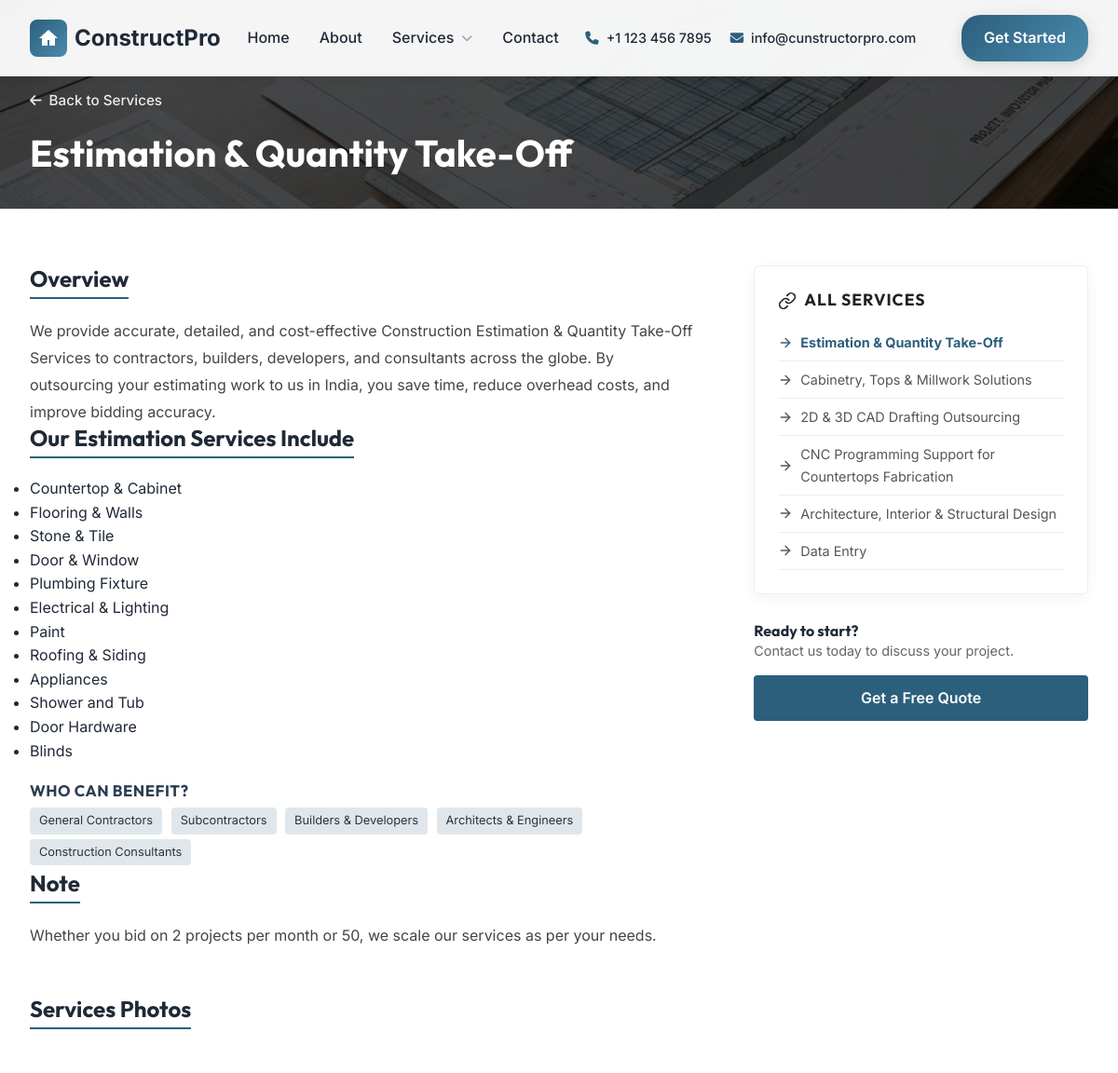
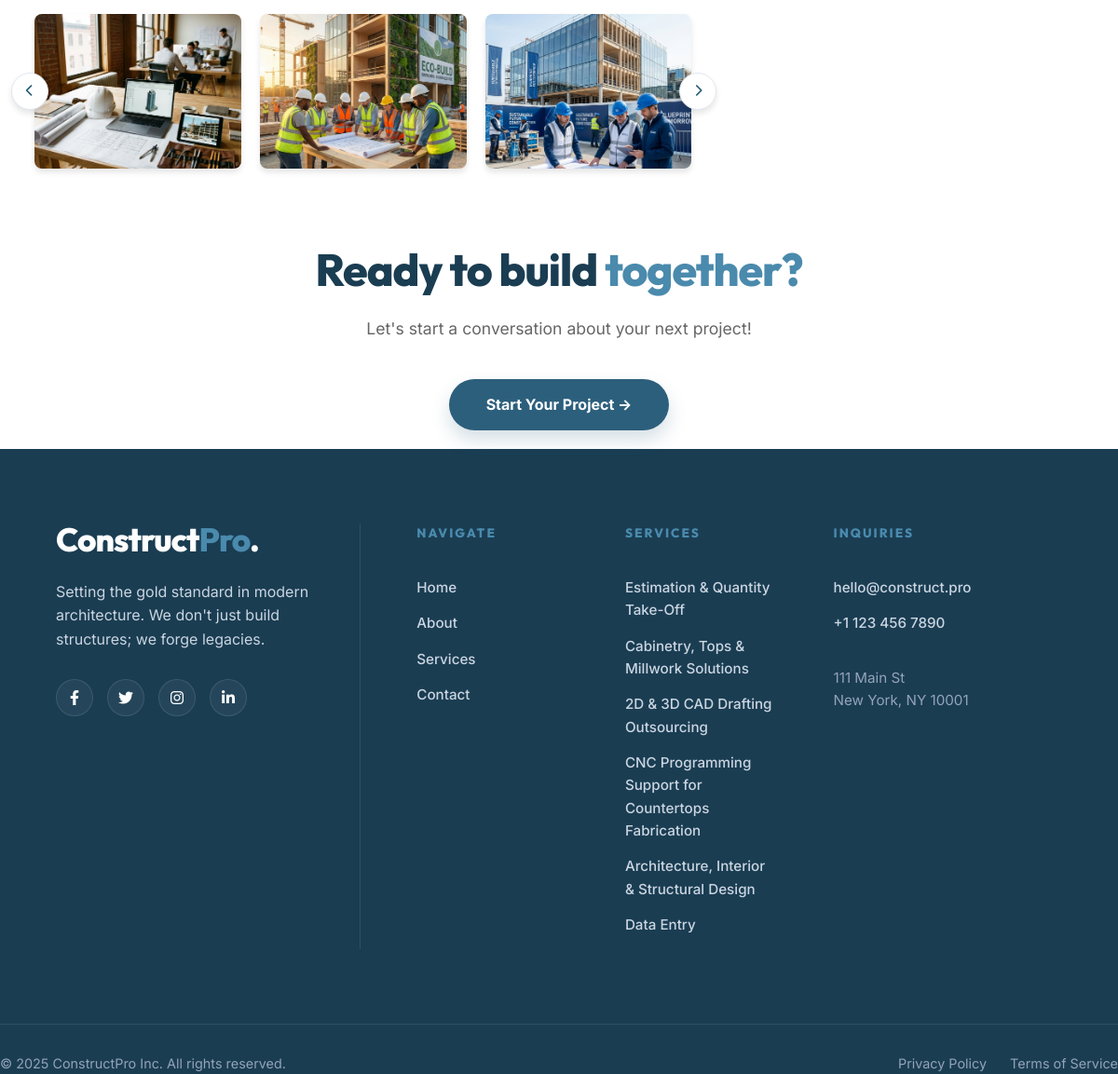
The app's page /service/estimation-quantity-take-off-services/, older data (2 pictures, top to bottom).
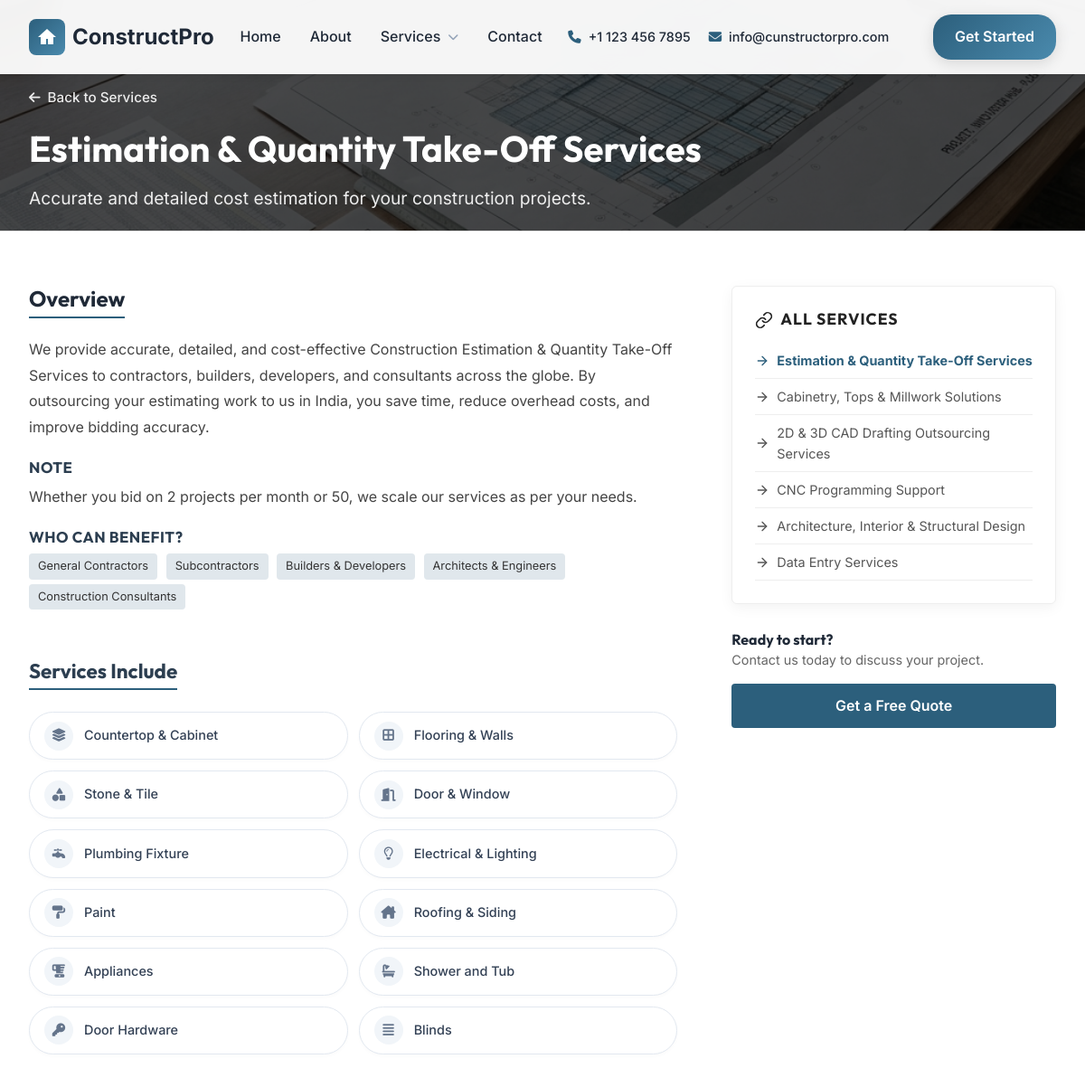
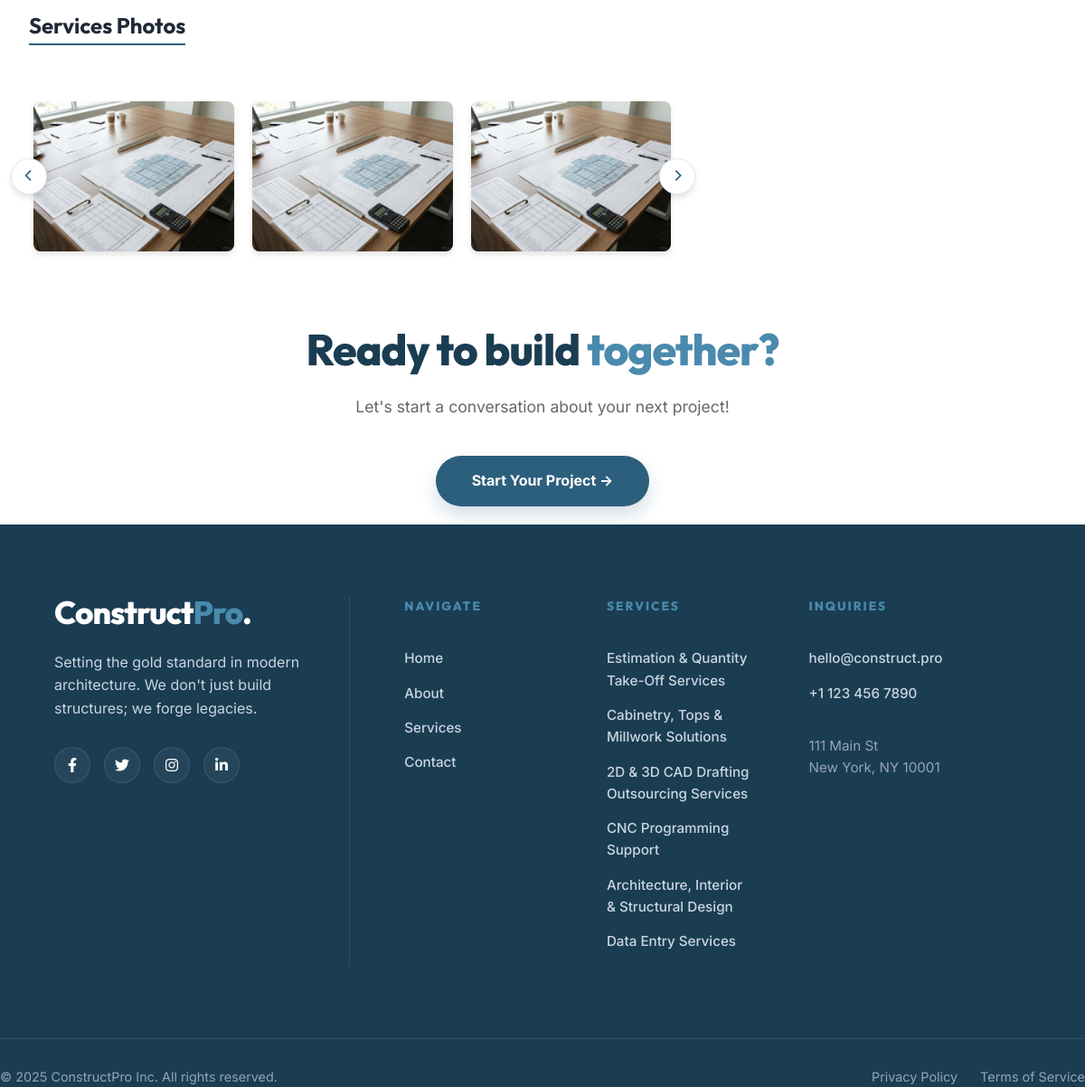
The same page, newer data (2 pictures, top to bottom).
### main/models.py (models this page shows, shortened)
class Service(models.Model):
    title = models.CharField(max_length=200)
    subtitle = models.CharField(max_length=300, blank=True)
    slug = models.SlugField(unique=True, blank=True)
    icon = models.CharField(max_length=50, help_text="Icon class name (e.g., 'calculator')")
    image = models.CharField(max_length=200, blank=True, help_text="Path to service image (e.g., 'services/estimation.png')")
    overview = models.TextField(blank=True)
    order = models.IntegerField(default=0)
    class Meta:
        ordering = ['order']

class ServiceSection(models.Model):
    SECTION_TYPES = (
        ('text', 'Text Block'),
        ('list', 'List (Bullet Points)'),
        ('process', 'Process Steps'),
        ('benefits', 'Benefits (Checkmarks)'),
        ('tags', 'Tags (Who Can Benefit)'),
    )
    service = models.ForeignKey(Service, on_delete=models.CASCADE, related_name='sections')
    heading = models.CharField(max_length=200, blank=True)
    section_type = models.CharField(max_length=20, choices=SECTION_TYPES, default='text')
    content = models.TextField(blank=True, help_text="Main text content")
    items = models.TextField(blank=True, help_text="List items separated by newlines")
    is_subsection = models.BooleanField(default=False, help_text="If True, this section will be rendered as a sub-section of the previous block (e.g., inside Overview)")
    order = models.IntegerField(default=0)
    class Meta:
        ordering = ['order']
    def get_items_list(self):
        if not self.items:
            return []
        return [item.strip() for item in self.items.split('\n') if item.strip()]

class ServiceImage(models.Model):
    service = models.ForeignKey(Service, on_delete=models.CASCADE, related_name='images')
    image = models.CharField(max_length=200, help_text="Path to image (e.g., 'services/gallery/1.jpg')")
    caption = models.CharField(max_length=200, blank=True)
    order = models.IntegerField(default=0)
    class Meta:
        ordering = ['order']

class ServiceFeature(models.Model):
    service = models.ForeignKey(Service, on_delete=models.CASCADE, related_name='features')
    title = models.CharField(max_length=100)
    icon = models.CharField(max_length=50, help_text="FontAwesome class (e.g., 'fa-solid fa-check')")
    order = models.IntegerField(default=0)
    class Meta:
        ordering = ['order']

### main/views.py (the view)
# urls.py: path('service/<slug:slug>/', views.service_detail, name='service_detail'),
def service_detail(request, slug):
    service = get_object_or_404(Service, slug=slug)
    services = Service.objects.all()
    context = {
        'service': service,
        'services': services
    }
    return render(request, 'service_detail.html', context)

### main/context_processors.py (called while the page is built)
def footer_services(request):
    services = Service.objects.all().order_by('order')
    return {'footer_services': services, 'global_services': services}

### templates/service_detail.html (shortened to what this page needs)
{% extends 'base.html' %}
{% load static %}
{% block extra_css %}
<link rel="stylesheet" href="{% static 'css/service-detail-variants.css' %}">
{% endblock %}
{% block content %}
<section class="layout-wrapper layout-sidebar">
    <div class="ls-hero"
        style="{% if service.image %}background-image: linear-gradient(rgba(0,0,0,0.7), rgba(0,0,0,0.7)), url('{% static 'images/' %}{{ service.image }}'); background-size: cover; background-position: center; color: white;{% endif %}">
        <div class="container">
            <a href="{% url 'home' %}#services" class="back-to-services-link">
                <i class="fa-solid fa-arrow-left"></i>
                Back to Services
            </a>
            <h1 style="{% if service.image %}color: white;{% endif %}">{{ service.title }}</h1>
            <p class="ls-lead" style="{% if service.image %}color: #eee;{% endif %}">{{ service.subtitle }}</p>
        </div>
    </div>
    <div class="container ls-container">
        <div class="ls-main">
            <div class="ls-block">
                <h2>Overview</h2>
                <p>{{ service.overview }}</p>
                {% for section in service.sections.all %}
                {% if section.section_type == 'text' %}
                {% if section.heading %}
                {% if section.is_subsection %}
                <h4 class="subsection-title">{{ section.heading }}</h4>
                {% else %}
                <h2>{{ section.heading }}</h2>
                {% endif %}
                {% endif %}
                <p>{{ section.content }}</p>
                {% elif section.section_type == 'tags' %}
                {% if section.heading %}<h4 class="subsection-title">{{ section.heading }}</h4>{% endif %}
                <div class="ls-tags">
                    {% for item in section.get_items_list %}
                    <span class="ls-tag">{{ item }}</span>
                    {% endfor %}
                </div>
                {% elif section.section_type == 'list' %}
                {% if section.heading %}
                {% if section.is_subsection %}
                <h4 class="subsection-title">{{ section.heading }}</h4>
                {% else %}
                <h2>{{ section.heading }}</h2>
                {% endif %}
                {% endif %}
                <ul>
                    {% for item in section.get_items_list %}
                    <li>{{ item }}</li>
                    {% endfor %}
                </ul>
                {% endif %}
                {% endfor %}
            </div>
            {% if service.features.count > 0 %}
            <div class="ls-block service-glass-highlight-section">
                <h2>Services Include</h2>
                <div class="glass-grid">
                    {% for feature in service.features.all %}
                    <div class="glass-card" style="animation-delay: {{ forloop.counter|add:1|default:1 }}00ms">
                        <div class="glass-icon-wrapper">
                            <i class="{{ feature.icon }} glass-icon-main"></i>
                            <div class="glass-icon-bg"></div>
                        </div>
                        <span class="glass-text">{{ feature.title }}</span>
                    </div>
                    {% endfor %}
                </div>
            </div>
            {% endif %}
            {% if service.images.count > 0 %}
            <div class="ls-block gallery-section">
                <h2>Services Photos</h2>
                <div class="carousel-container">
                    <button class="carousel-nav prev" onclick="scrollGallery(-1)">
                        <i class="fa-solid fa-chevron-left"></i>
                    </button>
                    <div class="carousel-track-wrapper">
                        <div class="carousel-track" id="galleryTrack">
                            {% for img in service.images.all %}
                            <div class="gallery-item-slide" onclick="openLightbox('{{ forloop.counter0 }}')">
                                <img src="{% static 'images/' %}{{ img.image }}"
                                    alt="{{ img.caption|default:service.title }}">
                            </div>
                            {% endfor %}
                        </div>
                    </div>
                    <button class="carousel-nav next" onclick="scrollGallery(1)">
                        <i class="fa-solid fa-chevron-right"></i>
                    </button>
                </div>
            </div>
            {% endif %}
        </div>
        <aside class="ls-sidebar">
            <div class="ls-widget ls-widget-primary">
                <h3>
                    All Services
                </h3>
                <ul>
                    {% for s in services %}
                    <li>
                        <a href="{% url 'service_detail' s.slug %}"
                            style="text-decoration: none; color: {% if s.id == service.id %}#2c5f7c{% else %}inherit{% endif %}; font-weight: {% if s.id == service.id %}bold{% else %}normal{% endif %}; display: flex; align-items: center;">
                            <svg width="16" height="16" viewBox="0 0 24 24" fill="none" stroke="currentColor"
                                stroke-width="2" stroke-linecap="round" stroke-linejoin="round"
                                style="margin-right: 8px; flex-shrink: 0;">
                                <line x1="5" y1="12" x2="19" y2="12"></line>
                                <polyline points="12 5 19 12 12 19"></polyline>
                            </svg>
                            {{ s.title }}
                        </a>
                    </li>
                    {% endfor %}
                </ul>
            </div>
            <div class="ls-cta-box">
                <h4>Ready to start?</h4>
                <p style="font-size: 0.9rem; margin-bottom: 15px; color: #666;">Contact us today to discuss your
                    project.</p>
                <a href="{% url 'contact' %}" class="btn-sidebar">Get a Free Quote</a>
            </div>
        </aside>
    </div>
</section>
{% endblock %}

### templates/base.html (shortened to what this page needs)
<!DOCTYPE html>
<html lang="en">
<head>
    <link rel="stylesheet" href="https://cdnjs.cloudflare.com/ajax/libs/font-awesome/6.4.0/css/all.min.css">
    {% load static %}
    <link rel="stylesheet" href="{% static 'css/style.css' %}?v=29">
    <link rel="stylesheet" href="{% static 'css/hero-options.css' %}">
    <link rel="stylesheet" href="{% static 'css/process-section.css' %}">
    <link rel="stylesheet" href="{% static 'css/testimonials-options.css' %}">
    <link rel="stylesheet" href="{% static 'css/new-sections.css' %}">
    <link rel="stylesheet" href="{% static 'css/vision-section.css' %}">
    <link rel="stylesheet" href="{% static 'css/design-variants.css' %}">
    {% block extra_css %}{% endblock %}
</head>
<body>
    <nav class="navbar">
        <div class="container">
            <a href="{% url 'home' %}" class="logo">
                <div class="logo-icon">
                    <svg width="24" height="24" viewBox="0 0 24 24" fill="white">
                        <path d="M12 3L2 12h3v8h6v-6h2v6h6v-8h3L12 3z" />
                    </svg>
                </div>
                <span>ConstructPro</span>
            </a>
            <ul class="nav-links">
                <li><a href="{% url 'home' %}">Home</a></li>
                <li><a href="{% url 'about' %}">About</a></li>
                <li class="nav-dropdown">
                    <a href="#services" class="dropdown-toggle">
                        Services
                        <i class="fa-solid fa-chevron-down dropdown-arrow"></i>
                    </a>
                </li>
                <li><a href="{% url 'contact' %}">Contact</a></li>
            </ul>
            <div class="nav-contact-info">
                <a href="tel:+1123456789"><i class="fa-solid fa-phone"></i> +1 123 456 7895</a>
                <a href="mailto:info@cunstructorpro.com"><i class="fa-solid fa-envelope"></i>
                    info@cunstructorpro.com</a>
            </div>
            <a href="{% url 'contact' %}" class="btn-primary">Get Started</a>
        </div>
    </nav>
    <main>
        {% block content %}{% endblock %}
    </main>
    <footer class="main-footer">
        <footer class="footer-executive">
            <div class="footer-cta-clean">
                <h2>Ready to build <span class="text-highlight">together?</span></h2>
                <p>Let's start a conversation about your next project!</p>
                <a href="{% url 'contact' %}" class="btn-cta-pill">Start Your Project &rarr;</a>
            </div>
            <div class="footer-grid-executive">
                <div class="footer-brand-area">
                    <a href="{% url 'home' %}" class="footer-logo-executive">
                        Construct<span>Pro</span>.
                    </a>
                    <p class="footer-desc">
                        Setting the gold standard in modern architecture. We don't just build structures; we forge
                        legacies.
                    </p>
                    <div class="footer-socials">
                        <a href="#" class="social-link"><i class="fab fa-facebook-f"></i></a>
                        <a href="#" class="social-link"><i class="fab fa-twitter"></i></a>
                        <a href="#" class="social-link"><i class="fab fa-instagram"></i></a>
                        <a href="#" class="social-link"><i class="fab fa-linkedin-in"></i></a>
                    </div>
                </div>
                <div class="footer-col-executive">
                    <div class="footer-header">Navigate</div>
                    <a href="{% url 'home' %}" class="footer-link">Home</a>
                    <a href="{% url 'about' %}" class="footer-link">About</a>
                    <a href="{% url 'home' %}#services" class="footer-link">Services</a>
                    <a href="{% url 'contact' %}" class="footer-link">Contact</a>
                </div>
                <div class="footer-col-executive">
                    <div class="footer-header">Services</div>
                    {% for service in footer_services %}
                    <a href="{% url 'service_detail' service.slug %}" class="footer-link">{{ service.title }}</a>
                    {% endfor %}
                </div>
                <div class="footer-col-executive">
                    <div class="footer-header">Inquiries</div>
                    <a href="mailto:hello@construct.pro" class="footer-link">hello@construct.pro</a>
                    <a href="tel:+11234567890add " class="footer-link">+1 123 456 7890</a>
                    <div class="footer-address">
                        111 Main St<br> New York, NY 10001
                    </div>
                </div>
            </div>
            <div class="footer-bottom-executive">
                <div class="copyright">&copy; 2025 ConstructPro Inc. All rights reserved.</div>
                <div class="legal-links">
                    <a href="#">Privacy Policy</a>
                    <a href="#">Terms of Service</a>
                </div>
            </div>
        </footer>
</body>
</html>

### static/css/service-detail-variants.css (style rules this page uses)
.layout-wrapper { padding: 80px 0; border-bottom: 2px solid #ddd; position: relative; background: #fff; overflow: hidden; }
.layout-sidebar .ls-hero { background: #f4f6f8; padding: 80px 0 60px; border-bottom: 1px solid #e1e1e1; }
.layout-sidebar h1 { font-family: 'Outfit', sans-serif; font-size: 2.5rem; margin-bottom: 1rem; color: #111; }
.layout-sidebar .ls-lead { font-size: 1.2rem; color: #555; max-width: 800px; }
.ls-container { display: grid; grid-template-columns: 2fr 1fr; gap: 60px; padding-top: 60px; }
.ls-block { margin-bottom: 50px; }
.ls-block h2 { font-size: 1.5rem; margin-bottom: 20px; border-bottom: 2px solid #2c5f7c; display: inline-block; padding-bottom: 5px; }
.ls-block p { line-height: 1.8; color: #444; }
.ls-sidebar { position: sticky; top: 100px; }
.ls-widget { background: #f9f9f9; padding: 25px; margin-bottom: 30px; border-radius: 6px; }
.ls-widget-primary { background: #fff; border: 1px solid #eee; box-shadow: 0 4px 15px rgba(0, 0, 0, 0.05); }
.ls-widget h3 { font-size: 1.1rem; margin-bottom: 15px; text-transform: uppercase; letter-spacing: 1px; color: #222; }
.ls-widget ul { list-style: none; padding: 0; }
.ls-widget li { padding: 8px 0; border-bottom: 1px solid #eee; font-size: 0.9rem; color: #555; }
.ls-tag { display: inline-block; background: #e0e7ec; padding: 4px 10px; border-radius: 4px; font-size: 0.8rem; margin: 0 5px 5px 0; color: #333; }
.btn-sidebar { display: block; text-align: center; background: #2c5f7c; color: white; padding: 12px; text-decoration: none; border-radius: 4px; font-weight: 600; margin-top: 10px; }

Row changes from the older to the newer data that the page shows:
removed Service: image (picture), title "Estimation & Quantity Take-Off", overview "We provide accurate, detailed, and cost-effective Construction Estimation & Quantity Take-Off Services to contractors, builders, developers, and consultants across the globe. By outsourcing your estimating work to us in India, you save time, reduce overhead costs, and improve bidding accuracy."
removed ServiceSection: heading "Our Estimation Services Include", get_items_list "Countertop & Cabinet" "Flooring & Walls" "Stone & Tile" "Door & Window" "Plumbing Fixture" "Electrical & Lighting" "Paint" "Roofing & Siding" "Appliances" "Shower and Tub" "Door Hardware" "Blinds"
removed ServiceSection: heading "Note", content "Whether you bid on 2 projects per month or 50, we scale our services as per your needs."
removed ServiceImage: image (picture)
removed ServiceImage: image (picture)
removed ServiceImage: image (picture)
removed Service: title "2D & 3D CAD Drafting Outsourcing"
removed Service: title "CNC Programming Support for Countertops Fabrication"
removed Service: title "Data Entry"
added Service: image (picture), title "Estimation & Quantity Take-Off Services", subtitle "Accurate and detailed cost estimation for your construction projects.", overview "We provide accurate, detailed, and cost-effective Construction Estimation & Quantity Take-Off Services to contractors, builders, developers, and consultants across the globe. By outsourcing your estimating work to us in India, you save time, reduce overhead costs, and improve bidding accuracy."
added ServiceSection: heading "NOTE", content "Whether you bid on 2 projects per month or 50, we scale our services as per your needs."
added ServiceFeature: title "Countertop & Cabinet"
added ServiceFeature: title "Flooring & Walls"
added ServiceFeature: title "Stone & Tile"
added ServiceFeature: title "Door & Window"
added ServiceFeature: title "Plumbing Fixture"
added ServiceFeature: title "Electrical & Lighting"
added ServiceFeature: title "Paint"
added ServiceFeature: title "Roofing & Siding"
added ServiceFeature: title "Appliances"
added ServiceFeature: title "Shower and Tub"
added ServiceFeature: title "Door Hardware"
added ServiceFeature: title "Blinds"
added ServiceImage: image (picture)
added ServiceImage: image (picture)
added ServiceImage: image (picture)
added Service: title "2D & 3D CAD Drafting Outsourcing Services"
added Service: title "CNC Programming Support"
added Service: title "Data Entry Services"
Text that changed along with them:
text now shown: "Services Include"
